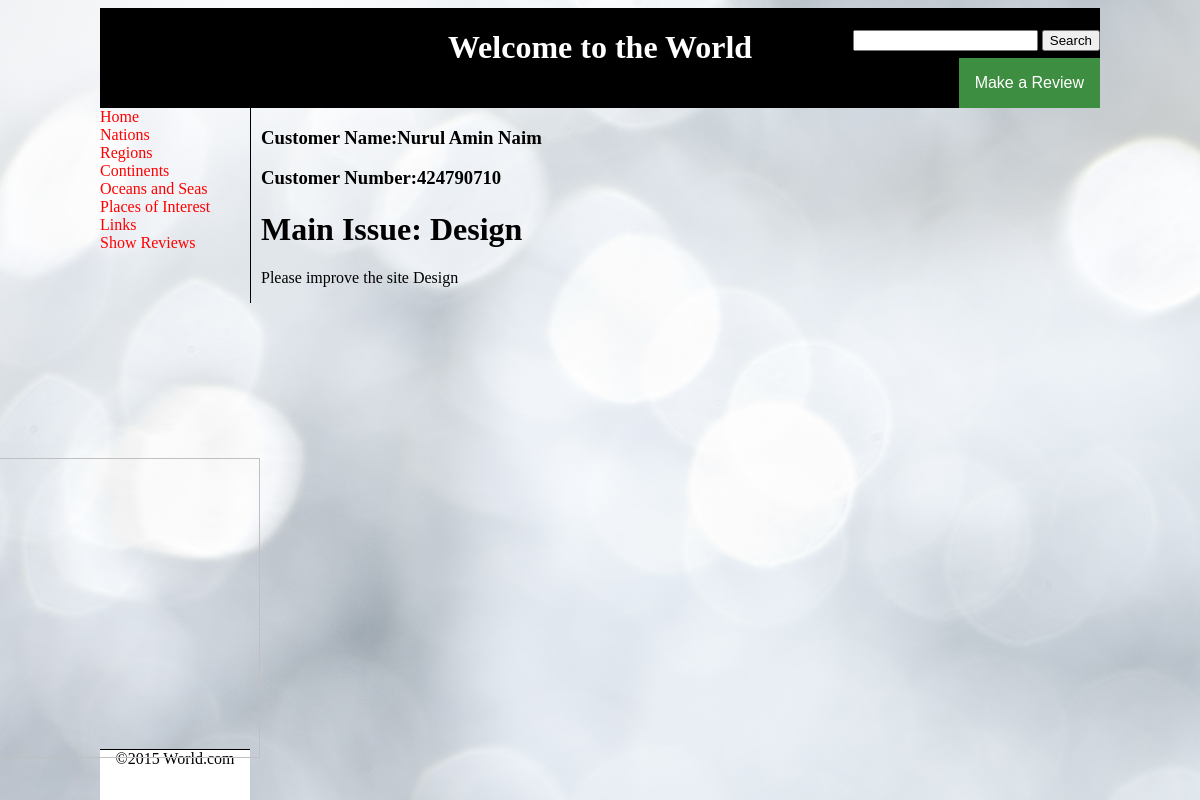
Page /show_review.php?id=1 on the committed database.
### tables this page shows
CREATE TABLE `review` (
  `review_id` bigint(20) unsigned NOT NULL AUTO_INCREMENT,
  `cname` varchar(50) DEFAULT NULL,
  `cnum` varchar(9) DEFAULT NULL,
  `issue` varchar(10) DEFAULT NULL,
  `description` text,
  PRIMARY KEY (`review_id`)
);

### show_review.php (the view, shortened to what this page needs)
<!DOCTYPE html>
<?php
	if(isset($_GET['id']))
	{
		$id = $_GET['id'];
		$db = mysqli_connect("localhost", "root", "", "world") or die(mysqli_error($db));
		$query = "select review.review_id, review.cname, review.cnum, review.issue, review.description from review where review.review_id = $id";
		$resultset = mysqli_query($db, $query) or die(mysqli_error($db));
		$row=mysqli_fetch_array($resultset, MYSQLI_ASSOC);
	}
?>
<?php
    include("header.inc");
	include("nav2.inc");
?>
 <div id="main-content">
<?php
		print "<h3>Customer Name:{$row['cname']}</h3>";
		print "<h3>Customer Number:{$row['cnum']}</h3>";
		print "<h1>Main Issue: {$row['issue']}</h1>";
		print "<p>{$row['description']}</p>";
?>
</div>
<?php
    include("footer2.inc");
?>

### world.css (style rules this page uses)
div#main-content { position:absolute; top:100px; left:150px; border-left:1px solid black; padding-left:10px; }

### rows in the picture
review: cname "Nurul Amin Naim", cnum "424790710", issue "Design", description "Please improve the site Design"
